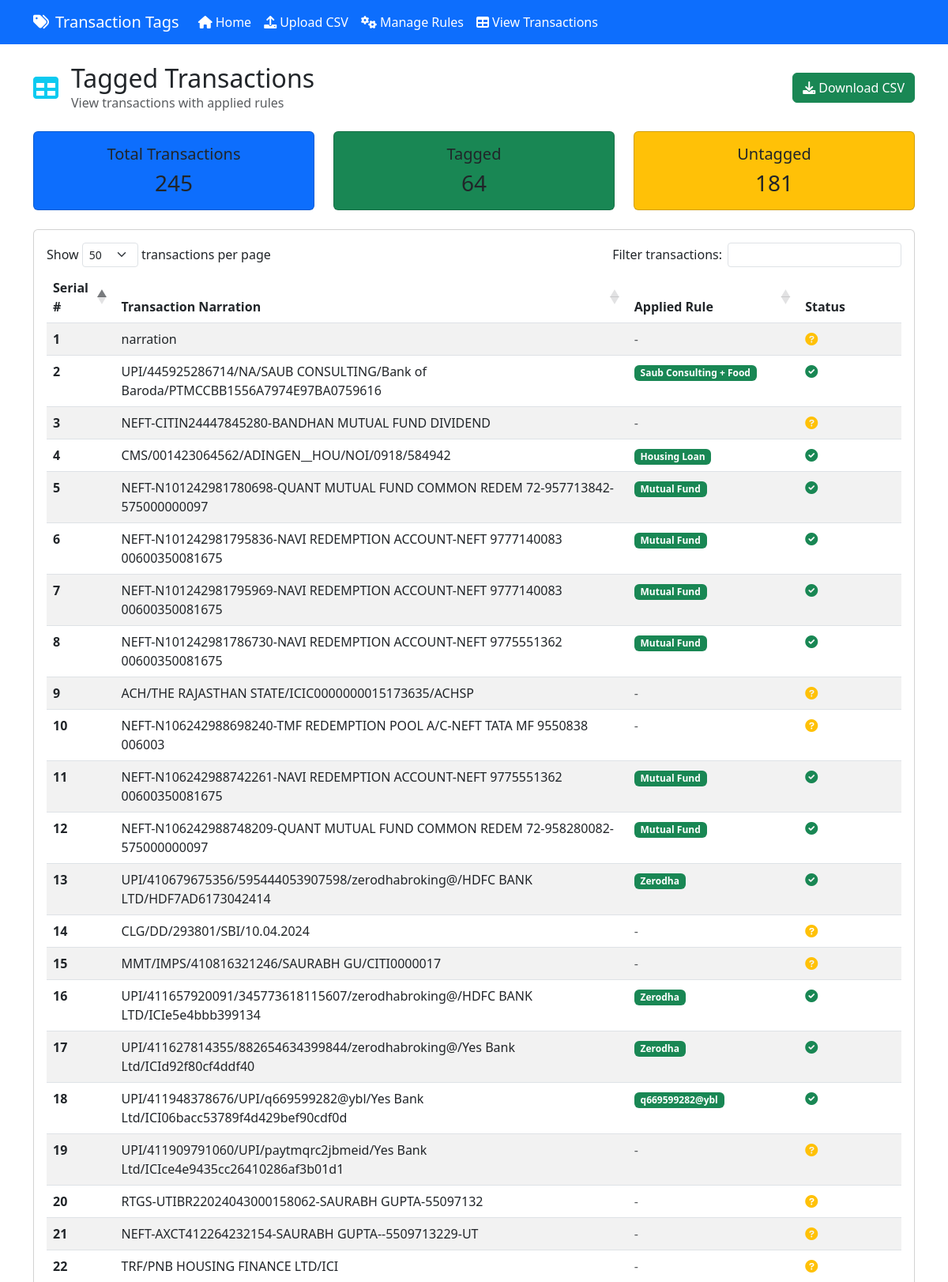
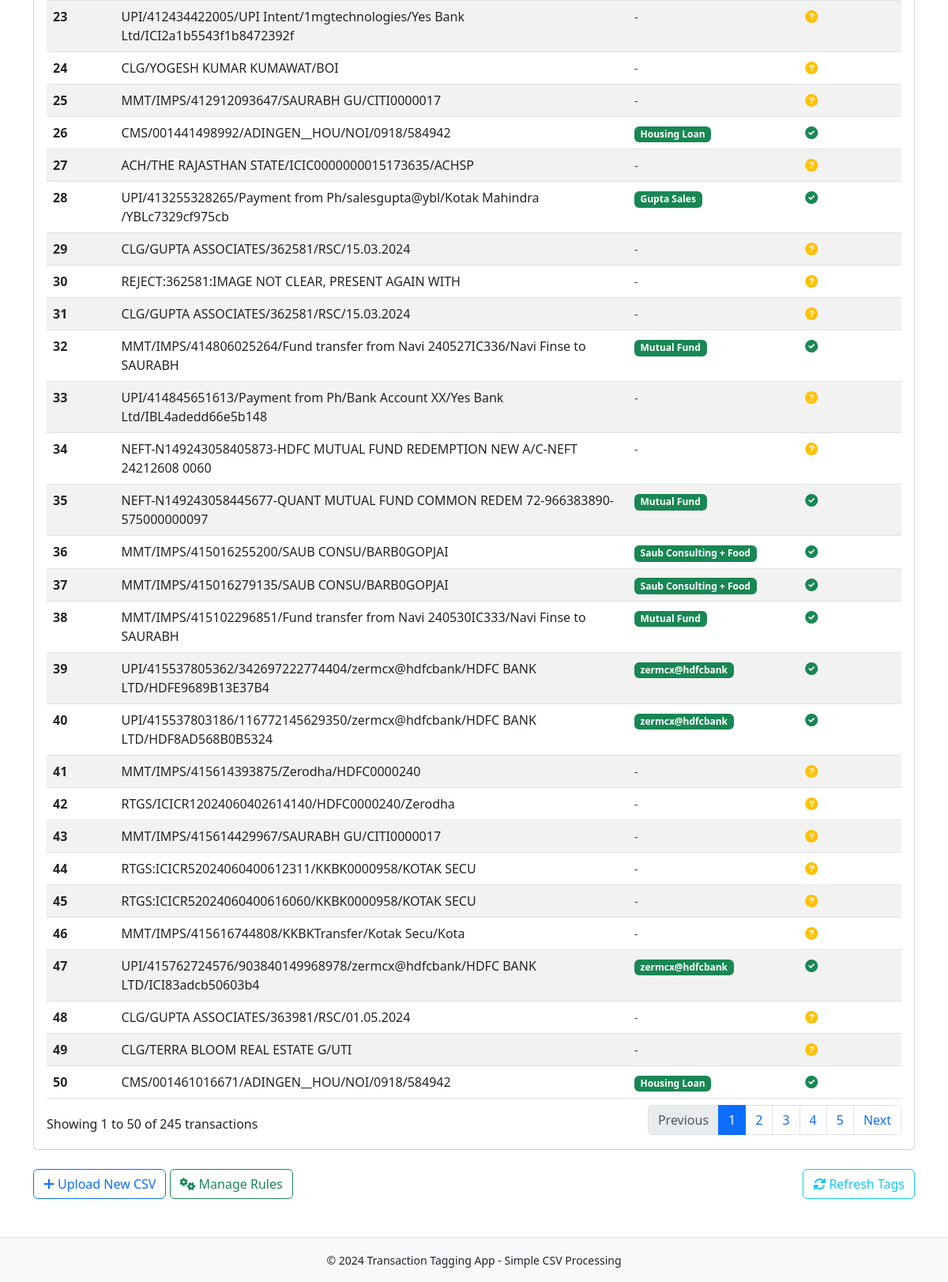
The app's page /transactions, older data (2 pictures, top to bottom).
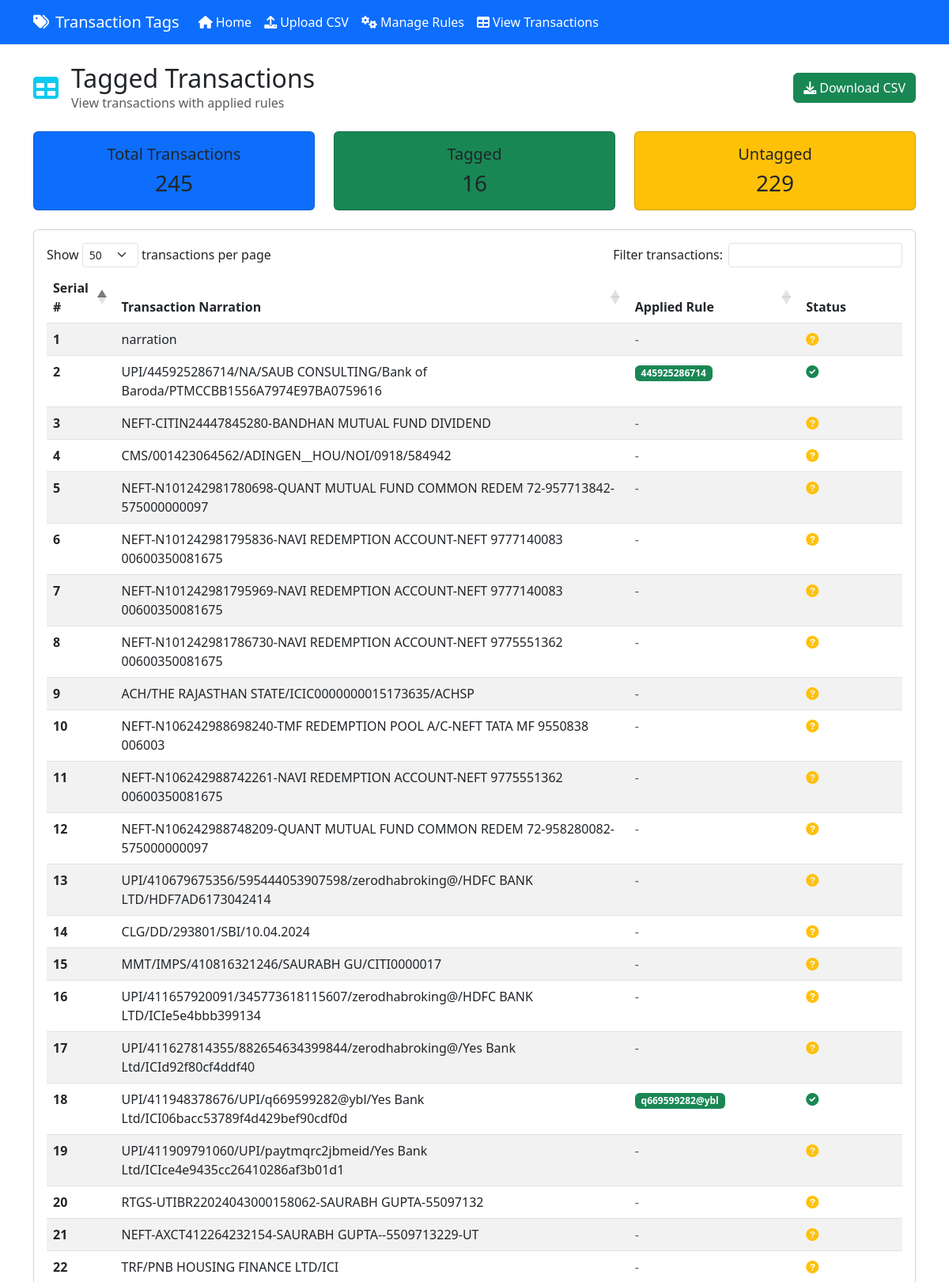
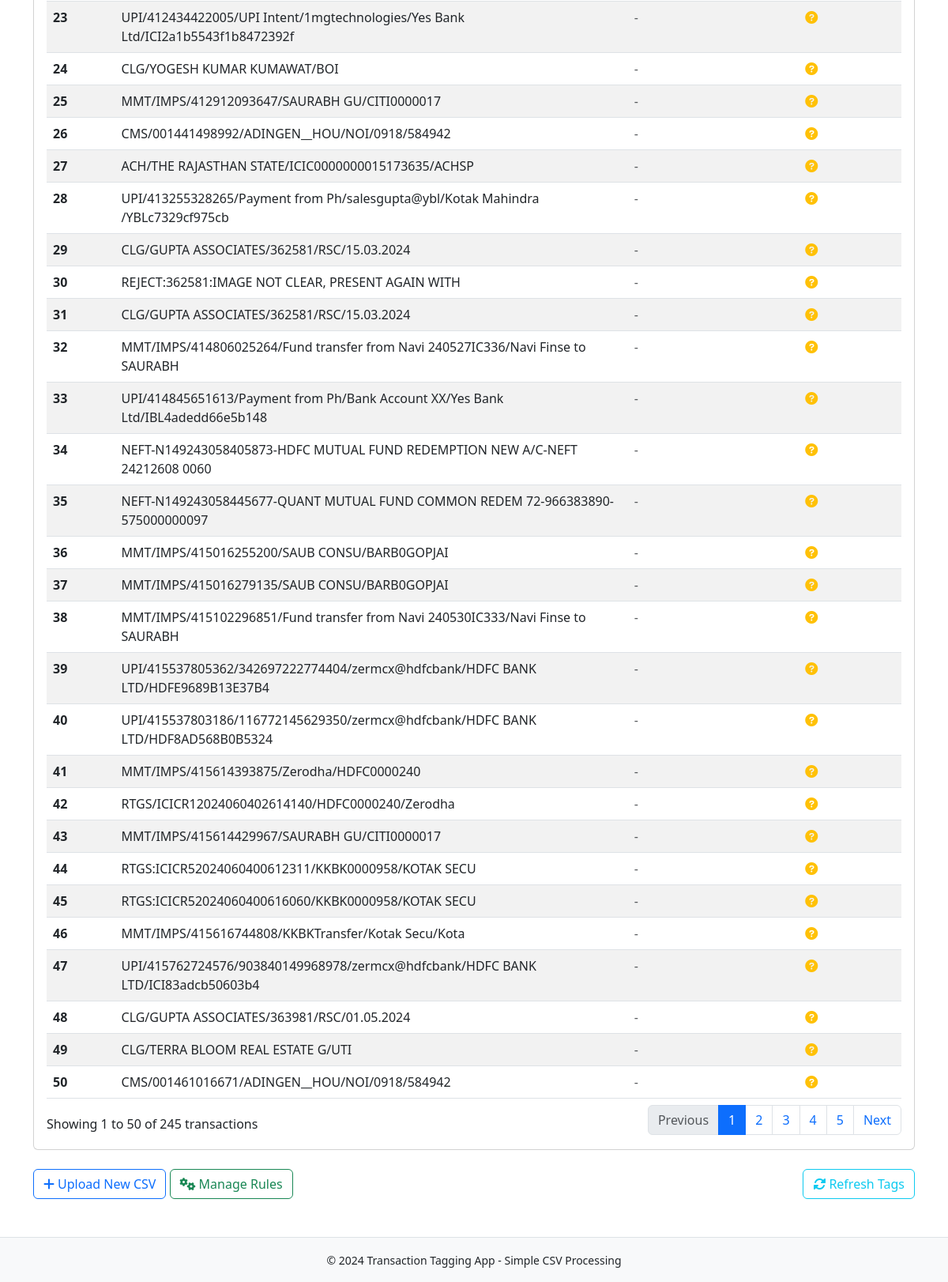
The same page, newer data (2 pictures, top to bottom).
### models.py (models this page shows, shortened)
class Transaction(db.Model):
    id = db.Column(db.Integer, primary_key=True)
    serial_number = db.Column(db.Integer, nullable=False)
    narration = db.Column(db.Text, nullable=False)
    rule_applied = db.Column(db.String(100), nullable=True)
    rule_id = db.Column(db.Integer, db.ForeignKey('rule.id'), nullable=True)
    created_at = db.Column(db.DateTime, default=datetime.utcnow)
    rule = db.relationship('Rule', backref='transactions')

### routes.py (the view)
@app.route('/transactions')
def view_transactions():
    apply_rules_to_transactions()
    transactions = Transaction.query.order_by(Transaction.serial_number.asc()).all()
    return render_template('transactions.html', transactions=transactions)

### routes.py (called while the page is built)
def apply_rules_to_transactions():
    auto_create_upi_rules()
    rules = Rule.query.order_by(Rule.priority.asc(), Rule.created_at.asc()).all()
    transactions = Transaction.query.all()
    for transaction in transactions:
        transaction.rule_applied = None
        transaction.rule_id = None
        for rule in rules:
            try:
                if re.search(rule.regex_pattern.lower(), transaction.narration.lower()):
                    transaction.rule_applied = rule.name
                    transaction.rule_id = rule.id
                    break  # Stop at first match due to priority
            except re.error:
                continue
    db.session.commit()

### templates/transactions.html (shortened to what this page needs)
{% extends "base.html" %}
{% block content %}
<div class="row">
    <div class="col-12">
        <div class="d-flex align-items-center justify-content-between mb-4">
            <div class="d-flex align-items-center">
                <i class="fas fa-table fa-2x text-info me-3"></i>
                <div>
                    <h2 class="mb-0">Tagged Transactions</h2>
                    <p class="text-muted mb-0">View transactions with applied rules</p>
                </div>
            </div>
            {% if transactions %}
            <div>
                <a href="{{ url_for('download_transactions') }}" class="btn btn-success">
                    <i class="fas fa-download me-1"></i>Download CSV
                </a>
            </div>
            {% endif %}
        </div>
        {% if transactions %}
            <div class="row mb-4">
                <div class="col-md-4">
                    <div class="card bg-primary">
                        <div class="card-body text-center">
                            <h5 class="card-title">Total Transactions</h5>
                            <h3 class="card-text">{{ transactions|length }}</h3>
                        </div>
                    </div>
                </div>
                <div class="col-md-4">
                    <div class="card bg-success">
                        <div class="card-body text-center">
                            <h5 class="card-title">Tagged</h5>
                            <h3 class="card-text">{{ transactions|selectattr('rule_applied')|list|length }}</h3>
                        </div>
                    </div>
                </div>
                <div class="col-md-4">
                    <div class="card bg-warning">
                        <div class="card-body text-center">
                            <h5 class="card-title">Untagged</h5>
                            <h3 class="card-text">{{ transactions|rejectattr('rule_applied')|list|length }}</h3>
                        </div>
                    </div>
                </div>
            </div>
            <div class="card">
                <div class="card-body">
                    <div class="table-responsive">
                        <table class="table table-striped table-hover" id="transactions-table">
                            <thead>
                                <tr>
                                    <th width="8%">Serial #</th>
                                    <th width="60%">Transaction Narration</th>
                                    <th width="20%">Applied Rule</th>
                                    <th width="12%">Status</th>
                                </tr>
                            </thead>
                            <tbody>
                                {% for transaction in transactions %}
                                <tr>
                                    <td><strong>{{ transaction.serial_number }}</strong></td>
                                    <td>{{ transaction.narration }}</td>
                                    <td>
                                        {% if transaction.rule_applied %}
                                            <span class="badge bg-success">{{ transaction.rule_applied }}</span>
                                        {% else %}
                                            <span class="text-muted">-</span>
                                        {% endif %}
                                    </td>
                                    <td>
                                        {% if transaction.rule_applied %}
                                            <i class="fas fa-check-circle text-success" title="Tagged"></i>
                                        {% else %}
                                            <i class="fas fa-question-circle text-warning" title="Untagged"></i>
                                        {% endif %}
                                    </td>
                                </tr>
                                {% endfor %}
                            </tbody>
                        </table>
                    </div>
                </div>
            </div>
            <div class="d-flex justify-content-between mt-4">
                <div>
                    <a href="{{ url_for('upload_csv') }}" class="btn btn-outline-primary">
                        <i class="fas fa-plus me-1"></i>Upload New CSV
                    </a>
                    <a href="{{ url_for('manage_rules') }}" class="btn btn-outline-success">
                        <i class="fas fa-cogs me-1"></i>Manage Rules
                    </a>
                </div>
                <div>
                    <button onclick="location.reload()" class="btn btn-outline-info">
                        <i class="fas fa-sync-alt me-1"></i>Refresh Tags
                    </button>
                </div>
            </div>
        {% endif %}
    </div>
</div>
{% endblock %}

### templates/base.html (shortened to what this page needs)
<!DOCTYPE html>
<html lang="en">
<head>
    <link href="https://cdn.jsdelivr.net/npm/bootstrap@5.3.0/dist/css/bootstrap.min.css" rel="stylesheet">
    <link href="https://cdnjs.cloudflare.com/ajax/libs/font-awesome/6.0.0/css/all.min.css" rel="stylesheet">
    <link href="https://cdn.datatables.net/1.13.7/css/dataTables.bootstrap5.min.css" rel="stylesheet">
</head>
<body>
    <nav class="navbar navbar-expand-lg navbar-light bg-primary">
        <div class="container">
            <a class="navbar-brand text-white" href="{{ url_for('index') }}">
                <i class="fas fa-tags me-2"></i>Transaction Tags
            </a>
            <div class="collapse navbar-collapse" id="navbarNav">
                <ul class="navbar-nav me-auto">
                    <li class="nav-item">
                        <a class="nav-link text-white" href="{{ url_for('index') }}">
                            <i class="fas fa-home me-1"></i>Home
                        </a>
                    </li>
                    <li class="nav-item">
                        <a class="nav-link text-white" href="{{ url_for('upload_csv') }}">
                            <i class="fas fa-upload me-1"></i>Upload CSV
                        </a>
                    </li>
                    <li class="nav-item">
                        <a class="nav-link text-white" href="{{ url_for('manage_rules') }}">
                            <i class="fas fa-cogs me-1"></i>Manage Rules
                        </a>
                    </li>
                    <li class="nav-item">
                        <a class="nav-link text-white" href="{{ url_for('view_transactions') }}">
                            <i class="fas fa-table me-1"></i>View Transactions
                        </a>
                    </li>
                </ul>
            </div>
        </div>
    </nav>
    <main class="container my-4">
        {% block content %}{% endblock %}
    </main>
    <footer class="bg-light text-dark py-3 mt-5 border-top">
        <div class="container text-center">
            <small>&copy; 2024 Transaction Tagging App - Simple CSV Processing</small>
        </div>
    </footer>
</body>
</html>

Row changes from the older to the newer data that the page shows:
changed Transaction "UPI/445925286714/NA/SAUB CONSULTING/Bank of Baroda/PTMCCBB1556A7974E97BA0759616": rule_applied "Saub Consulting + Food" → "445925286714"
changed Transaction "CMS/001423064562/ADINGEN__HOU/NOI/0918/584942": rule_applied "Housing Loan" → (not shown); now shows "-"
changed Transaction "NEFT-N101242981780698-QUANT MUTUAL FUND COMMON REDEM 72-957713842-575000000097": rule_applied "Mutual Fund" → (not shown); now shows "-"
changed Transaction "NEFT-N101242981795836-NAVI REDEMPTION ACCOUNT-NEFT 9777140083 00600350081675": rule_applied "Mutual Fund" → (not shown); now shows "-"
changed Transaction "NEFT-N101242981795969-NAVI REDEMPTION ACCOUNT-NEFT 9777140083 00600350081675": rule_applied "Mutual Fund" → (not shown); now shows "-"
changed Transaction "NEFT-N101242981786730-NAVI REDEMPTION ACCOUNT-NEFT 9775551362 00600350081675": rule_applied "Mutual Fund" → (not shown); now shows "-"
changed Transaction "NEFT-N106242988742261-NAVI REDEMPTION ACCOUNT-NEFT 9775551362 00600350081675": rule_applied "Mutual Fund" → (not shown); now shows "-"
changed Transaction "NEFT-N106242988748209-QUANT MUTUAL FUND COMMON REDEM 72-958280082-575000000097": rule_applied "Mutual Fund" → (not shown); now shows "-"
changed Transaction "UPI/410679675356/595444053907598/zerodhabroking@/HDFC BANK LTD/HDF7AD6173042414": rule_applied "Zerodha" → (not shown); now shows "-"
changed Transaction "UPI/411657920091/345773618115607/zerodhabroking@/HDFC BANK LTD/ICIe5e4bbb399134": rule_applied "Zerodha" → (not shown); now shows "-"
changed Transaction "UPI/411627814355/882654634399844/zerodhabroking@/Yes Bank Ltd/ICId92f80cf4ddf40": rule_applied "Zerodha" → (not shown); now shows "-"
changed Transaction "CMS/001441498992/ADINGEN__HOU/NOI/0918/584942": rule_applied "Housing Loan" → (not shown); now shows "-"
changed Transaction "UPI/413255328265/Payment from Ph/salesgupta@ybl/Kotak Mahindra /YBLc7329cf975cb": rule_applied "Gupta Sales" → (not shown); now shows "-"
changed Transaction "MMT/IMPS/414806025264/Fund transfer from Navi 240527IC336/Navi Finse to SAURABH": rule_applied "Mutual Fund" → (not shown); now shows "-"
changed Transaction "NEFT-N149243058445677-QUANT MUTUAL FUND COMMON REDEM 72-966383890-575000000097": rule_applied "Mutual Fund" → (not shown); now shows "-"
changed Transaction "MMT/IMPS/415016255200/SAUB CONSU/BARB0GOPJAI": rule_applied "Saub Consulting + Food" → (not shown); now shows "-"
changed Transaction "MMT/IMPS/415016279135/SAUB CONSU/BARB0GOPJAI": rule_applied "Saub Consulting + Food" → (not shown); now shows "-"
changed Transaction "MMT/IMPS/415102296851/Fund transfer from Navi 240530IC333/Navi Finse to SAURABH": rule_applied "Mutual Fund" → (not shown); now shows "-"
changed Transaction "UPI/415537805362/342697222774404/zermcx@hdfcbank/HDFC BANK LTD/HDFE9689B13E37B4": rule_applied "zermcx@hdfcbank" → (not shown); now shows "-"
changed Transaction "UPI/415537803186/116772145629350/zermcx@hdfcbank/HDFC BANK LTD/HDF8AD568B0B5324": rule_applied "zermcx@hdfcbank" → (not shown); now shows "-"
changed Transaction "UPI/415762724576/903840149968978/zermcx@hdfcbank/HDFC BANK LTD/ICI83adcb50603b4": rule_applied "zermcx@hdfcbank" → (not shown); now shows "-"
changed Transaction "CMS/001461016671/ADINGEN__HOU/NOI/0918/584942": rule_applied "Housing Loan" → (not shown); now shows "-"
Text that changed along with them:
{{ transactions|selectattr('rule_applied')|list|length }}: "64" → "16"
{{ transactions|rejectattr('rule_applied')|list|length }}: "181" → "229"
